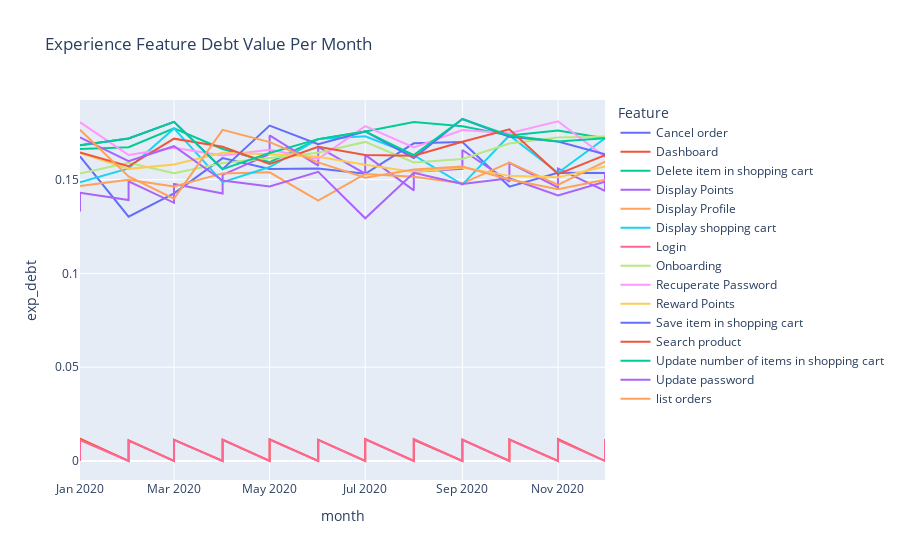

Notebook code for this chart:
### Code cell
fig = px.line(grouped, x="month", y="exp_debt", color="Feature", title="Experience Feature Debt Value Per Month")
fig.show()

### Figure 1 — Plotly figure (JSON) as saved in the notebook; plotly's stock layout.template omitted (floating-point values rounded to 4 significant figures)
{"data": [{"hovertemplate": "Feature=Cancel order<br>month=%{x}<br>exp_debt=%{y}<extra></extra>", "legendgroup": "Cancel order", "line": {"color": "#636efa", "dash": "solid"}, "mode": "lines", "name": "Cancel order", "orientation": "v", "showlegend": true, "type": "scatter", "x": ["2020-01", "2020-02", "2020-03", "2020-04", "2020-05", "2020-06", "2020-07", "2020-08", "2020-09", "2020-10", "2020-11", "2020-12"], "xaxis": "x", "y": [0.1624, 0.1303, 0.1427, 0.1615, 0.1557, 0.1559, 0.1531, 0.1694, 0.1701, 0.1463, 0.1536, 0.1535], "yaxis": "y"}, {"hovertemplate": "Feature=Dashboard<br>month=%{x}<br>exp_debt=%{y}<extra></extra>", "legendgroup": "Dashboard", "line": {"color": "#EF553B", "dash": "solid"}, "mode": "lines", "name": "Dashboard", "orientation": "v", "showlegend": true, "type": "scatter", "x": ["2020-01", "2020-01", "2020-01", "2020-01", "2020-01", "2020-01", "2020-02", "2020-02", "2020-02", "2020-02", "2020-02", "2020-02", "2020-03", "2020-03", "2020-03", "2020-03", "2020-03", "2020-03", "2020-04", "2020-04", "2020-04", "2020-04", "2020-04", "2020-04", "2020-05", "2020-05", "2020-05", "2020-05", "2020-05", "2020-05", "2020-06", "2020-06", "2020-06", "2020-06", "2020-06", "2020-06", "2020-07", "2020-07", "2020-07", "2020-07", "2020-07", "2020-07", "2020-08", "2020-08", "2020-08", "2020-08", "2020-08", "2020-08", "2020-09", "2020-09", "2020-09", "2020-09", "2020-09", "2020-09", "2020-10", "2020-10", "2020-10", "2020-10", "2020-10", "2020-10", "2020-11", "2020-11", "2020-11", "2020-11", "2020-11", "2020-11", "2020-12", "2020-12", "2020-12", "2020-12", "2020-12", "2020-12"], "xaxis": "x", "y": [0, 0, 0.001994, 0.001994, 0.01199, 0.01199, 0, 0, 0.0009943, 0.0009943, 0.01099, 0.01099, 0, 0, 0.001319, 0.001319, 0.01132, 0.01132, 0, 0, 0.001318, 0.001318, 0.01132, 0.01132, 0, 0, 0.00156, 0.00156, 0.01156, 0.01156, 0, 0, 0.001245, 0.001245, 0.01124, 0.01124, 0, 0, 0.001735, 0.001735, 0.01173, 0.01173, 0, 0, 0.001328, 0.001328, 0.01133, 0.01133, 0, 0, 0.001243, 0.001243, 0.01124, 0.01124, 0, 0, 0.001416, 0.001416, 0.01142, 0.01142, 0, 0, 0.001698, 0.001698, 0.0117, 0.0117, 0, 0, 0.001591, 0.001591, 0.01159, 0.01159], "yaxis": "y"}, {"hovertemplate": "Feature=Delete item in shopping cart<br>month=%{x}<br>exp_debt=%{y}<extra></extra>", "legendgroup": "Delete item in shopping cart", "line": {"color": "#00cc96", "dash": "solid"}, "mode": "lines", "name": "Delete item in shopping cart", "orientation": "v", "showlegend": true, "type": "scatter", "x": ["2020-01", "2020-02", "2020-03", "2020-04", "2020-05", "2020-06", "2020-07", "2020-08", "2020-09", "2020-10", "2020-11", "2020-12"], "xaxis": "x", "y": [0.1663, 0.1673, 0.1773, 0.1663, 0.1594, 0.1716, 0.1756, 0.1807, 0.1785, 0.1736, 0.1762, 0.1721], "yaxis": "y"}, {"hovertemplate": "Feature=Display Points<br>month=%{x}<br>exp_debt=%{y}<extra></extra>", "legendgroup": "Display Points", "line": {"color": "#ab63fa", "dash": "solid"}, "mode": "lines", "name": "Display Points", "orientation": "v", "showlegend": true, "type": "scatter", "x": ["2020-01", "2020-01", "2020-02", "2020-02", "2020-03", "2020-03", "2020-04", "2020-04", "2020-05", "2020-05", "2020-06", "2020-06", "2020-07", "2020-07", "2020-08", "2020-08", "2020-09", "2020-09", "2020-10", "2020-10", "2020-11", "2020-11", "2020-12", "2020-12"], "xaxis": "x", "y": [0.133, 0.143, 0.1391, 0.1491, 0.1377, 0.1477, 0.1426, 0.1526, 0.1636, 0.1736, 0.1575, 0.1675, 0.1532, 0.1632, 0.1443, 0.1543, 0.1558, 0.1658, 0.1489, 0.1589, 0.1459, 0.1559, 0.144, 0.154], "yaxis": "y"}, {"hovertemplate": "Feature=Display Profile<br>month=%{x}<br>exp_debt=%{y}<extra></extra>", "legendgroup": "Display Profile", "line": {"color": "#FFA15A", "dash": "solid"}, "mode": "lines", "name": "Display Profile", "orientation": "v", "showlegend": true, "type": "scatter", "x": ["2020-01", "2020-01", "2020-02", "2020-02", "2020-03", "2020-03", "2020-04", "2020-04", "2020-05", "2020-05", "2020-06", "2020-06", "2020-07", "2020-07", "2020-08", "2020-08", "2020-09", "2020-09", "2020-10", "2020-10", "2020-11", "2020-11", "2020-12", "2020-12"], "xaxis": "x", "y": [0.1466, 0.1466, 0.15, 0.15, 0.1464, 0.1464, 0.1533, 0.1533, 0.1539, 0.1539, 0.1389, 0.1389, 0.153, 0.153, 0.1515, 0.1515, 0.148, 0.148, 0.159, 0.159, 0.1472, 0.1472, 0.1596, 0.1596], "yaxis": "y"}, {"hovertemplate": "Feature=Display shopping cart<br>month=%{x}<br>exp_debt=%{y}<extra></extra>", "legendgroup": "Display shopping cart", "line": {"color": "#19d3f3", "dash": "solid"}, "mode": "lines", "name": "Display shopping cart", "orientation": "v", "showlegend": true, "type": "scatter", "x": ["2020-01", "2020-02", "2020-03", "2020-04", "2020-05", "2020-06", "2020-07", "2020-08", "2020-09", "2020-10", "2020-11", "2020-12"], "xaxis": "x", "y": [0.1486, 0.156, 0.1773, 0.1487, 0.1567, 0.1716, 0.1731, 0.1631, 0.1474, 0.1736, 0.1537, 0.1721], "yaxis": "y"}, {"hovertemplate": "Feature=Login<br>month=%{x}<br>exp_debt=%{y}<extra></extra>", "legendgroup": "Login", "line": {"color": "#FF6692", "dash": "solid"}, "mode": "lines", "name": "Login", "orientation": "v", "showlegend": true, "type": "scatter", "x": ["2020-01", "2020-01", "2020-01", "2020-01", "2020-01", "2020-01", "2020-01", "2020-01", "2020-02", "2020-02", "2020-02", "2020-02", "2020-02", "2020-02", "2020-02", "2020-02", "2020-03", "2020-03", "2020-03", "2020-03", "2020-03", "2020-03", "2020-03", "2020-03", "2020-04", "2020-04", "2020-04", "2020-04", "2020-04", "2020-04", "2020-04", "2020-04", "2020-05", "2020-05", "2020-05", "2020-05", "2020-05", "2020-05", "2020-05", "2020-05", "2020-06", "2020-06", "2020-06", "2020-06", "2020-06", "2020-06", "2020-06", "2020-06", "2020-07", "2020-07", "2020-07", "2020-07", "2020-07", "2020-07", "2020-07", "2020-07", "2020-08", "2020-08", "2020-08", "2020-08", "2020-08", "2020-08", "2020-08", "2020-08", "2020-09", "2020-09", "2020-09", "2020-09", "2020-09", "2020-09", "2020-09", "2020-09", "2020-10", "2020-10", "2020-10", "2020-10", "2020-10", "2020-10", "2020-10", "2020-10", "2020-11", "2020-11", "2020-11", "2020-11", "2020-11", "2020-11", "2020-11", "2020-11", "2020-12", "2020-12", "2020-12", "2020-12", "2020-12", "2020-12", "2020-12", "2020-12"], "xaxis": "x", "y": [0, 0, 0.001092, 0.001092, 0.001092, 0.01109, 0.01109, 0.01109, 0, 0, 0.0008165, 0.0008165, 0.0008165, 0.01082, 0.01082, 0.01082, 0, 0, 0.001236, 0.001236, 0.001236, 0.01124, 0.01124, 0.01124, 0, 0, 0.001488, 0.001488, 0.001488, 0.01149, 0.01149, 0.01149, 0, 0, 0.001371, 0.001371, 0.001371, 0.01137, 0.01137, 0.01137, 0, 0, 0.001239, 0.001239, 0.001239, 0.01124, 0.01124, 0.01124, 0, 0, 0.001575, 0.001575, 0.001575, 0.01158, 0.01158, 0.01158, 0, 0, 0.001712, 0.001712, 0.001712, 0.01171, 0.01171, 0.01171, 0, 0, 0.001381, 0.001381, 0.001381, 0.01138, 0.01138, 0.01138, 0, 0, 0.0014, 0.0014, 0.0014, 0.0114, 0.0114, 0.0114, 0, 0, 0.001146, 0.001146, 0.001146, 0.01115, 0.01115, 0.01115, 0, 0, 0.001351, 0.001351, 0.001351, 0.01135, 0.01135, 0.01135], "yaxis": "y"}, {"hovertemplate": "Feature=Onboarding<br>month=%{x}<br>exp_debt=%{y}<extra></extra>", "legendgroup": "Onboarding", "line": {"color": "#B6E880", "dash": "solid"}, "mode": "lines", "name": "Onboarding", "orientation": "v", "showlegend": true, "type": "scatter", "x": ["2020-01", "2020-02", "2020-03", "2020-04", "2020-05", "2020-06", "2020-07", "2020-08", "2020-09", "2020-10", "2020-11", "2020-12"], "xaxis": "x", "y": [0.1533, 0.159, 0.1535, 0.1589, 0.1615, 0.1643, 0.1701, 0.1592, 0.161, 0.1693, 0.1725, 0.173], "yaxis": "y"}, {"hovertemplate": "Feature=Recuperate Password<br>month=%{x}<br>exp_debt=%{y}<extra></extra>", "legendgroup": "Recuperate Password", "line": {"color": "#FF97FF", "dash": "solid"}, "mode": "lines", "name": "Recuperate Password", "orientation": "v", "showlegend": true, "type": "scatter", "x": ["2020-01", "2020-02", "2020-03", "2020-04", "2020-05", "2020-06", "2020-07", "2020-08", "2020-09", "2020-10", "2020-11", "2020-12"], "xaxis": "x", "y": [0.1806, 0.1631, 0.167, 0.1628, 0.1659, 0.1611, 0.1785, 0.1671, 0.1764, 0.1748, 0.1811, 0.1621], "yaxis": "y"}, {"hovertemplate": "Feature=Reward Points<br>month=%{x}<br>exp_debt=%{y}<extra></extra>", "legendgroup": "Reward Points", "line": {"color": "#FECB52", "dash": "solid"}, "mode": "lines", "name": "Reward Points", "orientation": "v", "showlegend": true, "type": "scatter", "x": ["2020-01", "2020-02", "2020-03", "2020-04", "2020-05", "2020-06", "2020-07", "2020-08", "2020-09", "2020-10", "2020-11", "2020-12"], "xaxis": "x", "y": [0.1642, 0.1557, 0.1581, 0.1643, 0.1636, 0.1622, 0.1579, 0.154, 0.1565, 0.152, 0.1512, 0.157], "yaxis": "y"}, {"hovertemplate": "Feature=Save item in shopping cart<br>month=%{x}<br>exp_debt=%{y}<extra></extra>", "legendgroup": "Save item in shopping cart", "line": {"color": "#636efa", "dash": "solid"}, "mode": "lines", "name": "Save item in shopping cart", "orientation": "v", "showlegend": true, "type": "scatter", "x": ["2020-01", "2020-02", "2020-03", "2020-04", "2020-05", "2020-06", "2020-07", "2020-08", "2020-09", "2020-10", "2020-11", "2020-12"], "xaxis": "x", "y": [0.1683, 0.172, 0.1808, 0.1556, 0.1788, 0.1689, 0.1757, 0.1616, 0.1823, 0.1729, 0.1704, 0.1635], "yaxis": "y"}, {"hovertemplate": "Feature=Search product<br>month=%{x}<br>exp_debt=%{y}<extra></extra>", "legendgroup": "Search product", "line": {"color": "#EF553B", "dash": "solid"}, "mode": "lines", "name": "Search product", "orientation": "v", "showlegend": true, "type": "scatter", "x": ["2020-01", "2020-02", "2020-03", "2020-04", "2020-05", "2020-06", "2020-07", "2020-08", "2020-09", "2020-10", "2020-11", "2020-12"], "xaxis": "x", "y": [0.1645, 0.1572, 0.1719, 0.1675, 0.1584, 0.1675, 0.1631, 0.1628, 0.1702, 0.1769, 0.153, 0.1631], "yaxis": "y"}, {"hovertemplate": "Feature=Update number of items in shopping cart<br>month=%{x}<br>exp_debt=%{y}<extra></extra>", "legendgroup": "Update number of items in shopping cart", "line": {"color": "#00cc96", "dash": "solid"}, "mode": "lines", "name": "Update number of items in shopping cart", "orientation": "v", "showlegend": true, "type": "scatter", "x": ["2020-01", "2020-01", "2020-02", "2020-02", "2020-03", "2020-03", "2020-04", "2020-04", "2020-05", "2020-05", "2020-06", "2020-06", "2020-07", "2020-07", "2020-08", "2020-08", "2020-09", "2020-09", "2020-10", "2020-10", "2020-11", "2020-11", "2020-12", "2020-12"], "xaxis": "x", "y": [0.1683, 0.1683, 0.172, 0.172, 0.1808, 0.1808, 0.1556, 0.1556, 0.1642, 0.1642, 0.1716, 0.1716, 0.1757, 0.1757, 0.1631, 0.1631, 0.1823, 0.1823, 0.1736, 0.1736, 0.1704, 0.1704, 0.1721, 0.1721], "yaxis": "y"}, {"hovertemplate": "Feature=Update password<br>month=%{x}<br>exp_debt=%{y}<extra></extra>", "legendgroup": "Update password", "line": {"color": "#ab63fa", "dash": "solid"}, "mode": "lines", "name": "Update password", "orientation": "v", "showlegend": true, "type": "scatter", "x": ["2020-01", "2020-02", "2020-03", "2020-04", "2020-05", "2020-06", "2020-07", "2020-08", "2020-09", "2020-10", "2020-11", "2020-12"], "xaxis": "x", "y": [0.1726, 0.1599, 0.1678, 0.1495, 0.1464, 0.1542, 0.1294, 0.1537, 0.1477, 0.1508, 0.1415, 0.1489], "yaxis": "y"}, {"hovertemplate": "Feature=list orders<br>month=%{x}<br>exp_debt=%{y}<extra></extra>", "legendgroup": "list orders", "line": {"color": "#FFA15A", "dash": "solid"}, "mode": "lines", "name": "list orders", "orientation": "v", "showlegend": true, "type": "scatter", "x": ["2020-01", "2020-02", "2020-03", "2020-04", "2020-05", "2020-06", "2020-07", "2020-08", "2020-09", "2020-10", "2020-11", "2020-12"], "xaxis": "x", "y": [0.1766, 0.1517, 0.1399, 0.1765, 0.17, 0.1592, 0.151, 0.1554, 0.1569, 0.15, 0.1449, 0.1499], "yaxis": "y"}], "layout": {"legend": {"title": {"text": "Feature"}, "tracegroupgap": 0}, "title": {"text": "Experience Feature Debt Value Per Month"}, "xaxis": {"anchor": "y", "domain": [0, 1], "title": {"text": "month"}}, "yaxis": {"anchor": "x", "domain": [0, 1], "title": {"text": "exp_debt"}}}}
